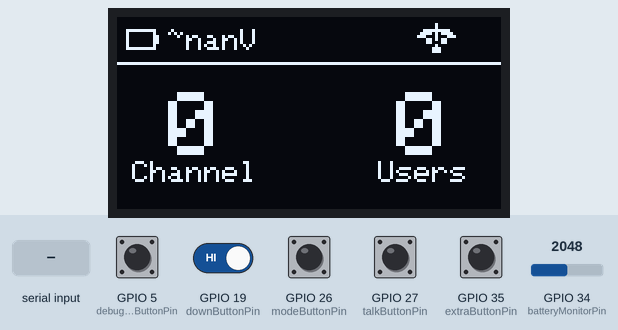
A sketch run on a simulated ESP32. Parts: 128×64 one-colour display. Inputs (shaded band) come from the test bench; at power-on: GPIO 5 (debugPushButtonPin), GPIO 19 (downButtonPin), GPIO 26 (modeButtonPin), GPIO 27 (talkButtonPin), GPIO 35 (extraButtonPin) HIGH, GPIO 34 (batteryMonitorPin) = 2048. I2S audio is not simulated (input reads silence); random numbers use the default seed unless the sketch sets one; EEPROM starts erased; what the sketch prints to the serial monitor is not drawn.

Above: at 1.2 s.
1.3 s: "90,45\n" received over Serial
At 2.5 s:
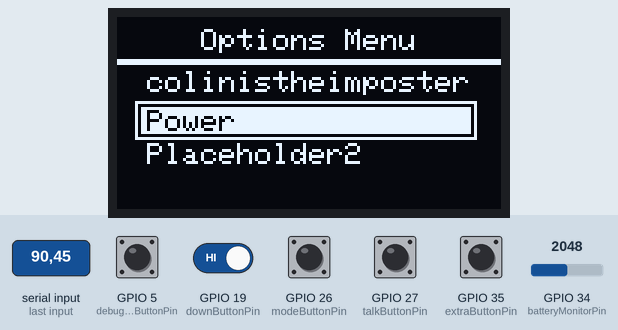
2.8 s: GPIO 5 (debugPushButtonPin) pulled LOW for 0.15 s
At 3.3 s:
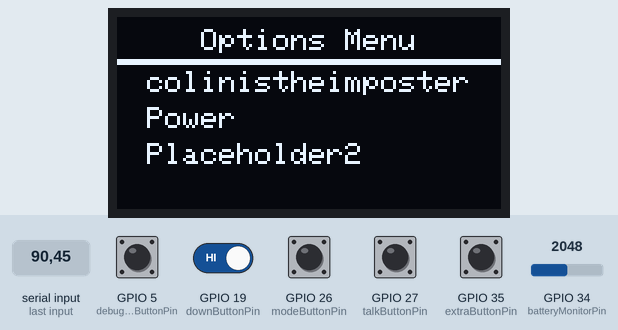
6.5 s: GPIO 5 (debugPushButtonPin) driven LOW and GPIO 19 (downButtonPin) driven LOW
At 6.9 s:
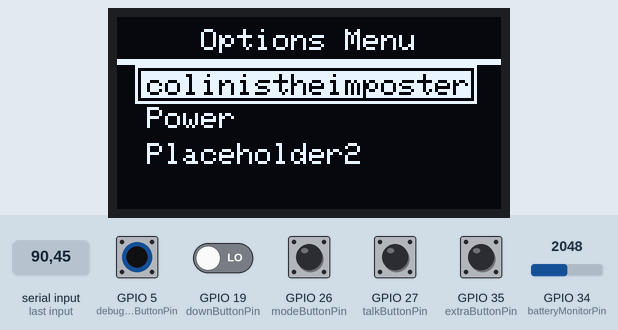
8.0 s: GPIO 5 (debugPushButtonPin) driven HIGH
At 9.7 s:
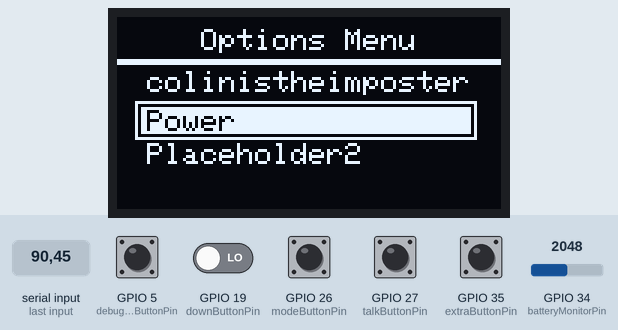
10.0 s: GPIO 5 (debugPushButtonPin) driven LOW
At 10.8 s:
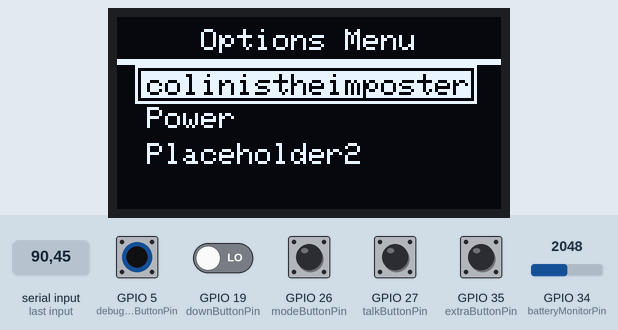
Timing chart, 0 to 12.5 s (numbered marks = the images above; inputs shaded):
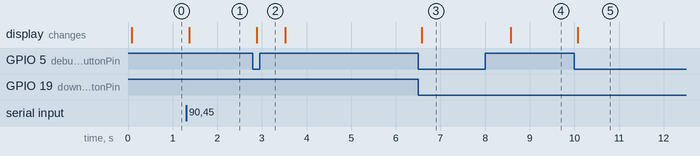

Measured:
- after the input at 1.3 s, the display: changes after 0.07 s (image 1)
- after the input at 2.8 s, the display: changes after 0.09 s (image 2)
- after the input at 6.5 s, the display: changes after 0.08 s (image 3)
- after the input at 8.0 s, the display: changes after 0.58 s (image 4)
- after the input at 10.0 s, the display: changes after 0.08 s (image 5)

The sketch:

MainLoop.ino
```cpp
#include "UpdateDisplay.h"
#include "ExternalIO.h"
#include "P2PConnect.h"
#include "I2S-Audio.h"
#include "configurator.h"

unsigned long previousBatteryMillis = 0;

void setup() {
  Serial.begin(115200);

  initializeConfigurator();
  //initializes configurator

  //Specific Init Order DO NOT CHANGE!
  //Initialize P2P
  P2PInitialize();

  //Initialize Display
  displayInitialize();

  //Get first battery voltage
  batteryIndicatorValues();

  //Initialize inputs
  inputsInitialize();

  //Initialize I2S
  i2s_init();

  //Start multicore I2S
  i2s_startTask();
}

void loop() {
  //Update millis
  unsigned long currentMillis = millis();

  getP2PMillis(currentMillis);

  getDisplayMillis(currentMillis);

  //Update display
  displayUpdate();

  //Update IO Values
  ioUpdate();

  //Broadcast demo
  //broadcast("AMONGUS");

  //Audio broadcast
  audioBroadcast();

  //Pass battery value to display every 10s
  if (currentMillis - previousBatteryMillis >= 10000) {
    previousBatteryMillis = currentMillis;
    batteryIndicatorValues();
  }

  compareActiveRollingArray();

  configurator();
}
```

ExternalIO.cpp
```cpp
//This file is namely for external inputs like buttons NOT I2S devices like the mic and speaker
#include "ExternalIO.h"


//Pin declare
byte batteryMonitorPin = 34;
byte debugPushButtonPin = 5;
byte upButtonPin = 5;
byte downButtonPin = 19;
byte modeButtonPin = 26;
byte talkButtonPin = 27;
byte extraButtonPin = 35;

//Initialize structure
interfaceButtons buttons[5];

//timing
const int longPressThreshhold = 250;  //ms
int prevMillisUp = 0;
int prevMillisDown = 0;

//states
bool isUpButtonPushed = false;
bool isDownButtonPushed = false;

void inputsInitialize() {
  pinMode(batteryMonitorPin, ANALOG);
  pinMode(debugPushButtonPin, INPUT_PULLUP);
  pinMode(upButtonPin, INPUT_PULLUP);
  pinMode(downButtonPin, INPUT_PULLUP);
  pinMode(modeButtonPin, INPUT_PULLUP);
  pinMode(talkButtonPin, INPUT_PULLUP);
  pinMode(extraButtonPin, INPUT_PULLUP);

  //Button pin declare for struct
  /*  0: up = 5
      1: down = 19
      2: mode = 26
      3: talk = 27
      4: extra = 35
  */
  buttons[0].buttonPin = 5;
  buttons[1].buttonPin = 19;
  buttons[2].buttonPin = 26;
  buttons[3].buttonPin = 27;
  buttons[4].buttonPin = 35;
}

unsigned short int pollBattery() {
  unsigned short int batteryLevelRaw;
  batteryLevelRaw = analogRead(batteryMonitorPin);

  return batteryLevelRaw;
}

void pushButtonState() {
  unsigned long pressDuration = 0;

  for (int i = 0; i <= 4; i++) {
    // 0 is unpressed, 1 is pressed
    buttons[i].currentState = digitalRead(buttons[i].buttonPin);
    if (buttons[i].previousState == LOW && buttons[i].currentState == HIGH) {  //Button pressed
      buttons[i].timePressed = millis();  //Log pressed time
      buttons[i].samePress = true;

    } else if (buttons[i].previousState == HIGH && buttons[i].currentState == LOW) {  //Button released
      buttons[i].timeReleased = millis();                                             //Log released time
      buttons[i].samePress = false;

      pressDuration = buttons[i].timeReleased - buttons[i].timePressed;  //Pressed duration is these times subtracted

      if (pressDuration <= SHORT_PRESS_TIME) {
        buttons[i].pressStatus = "SHORT";
        //Serial.printf("[UPDATE] Updated button %d press status to SHORT", i);
      }

    } else if (buttons[i].previousState == HIGH && buttons[i].currentState == HIGH) {

      if (millis() - buttons[i].timePressed >= SHORT_PRESS_TIME) {
        buttons[i].pressStatus = "LONG";
      }

    } else {
      //If function hasn't initialized
      buttons[i].samePress = false;
      buttons[i].pressStatus = NULL;
      buttons[i].previousState = LOW;
    }
    buttons[i].previousState = buttons[i].currentState;
  }
}

bool rawPushButton() {
  return digitalRead(debugPushButtonPin);
}

void ioUpdate() {
  pushButtonState();
}
```

ExternalIO.h
```cpp
//ExternalIO Declarations
#ifndef _EXTERNAL_IO_H_
#define _EXTERNAL_IO_H_
#include <Arduino.h>
#include <driver/adc.h>

typedef struct {
  //Pin Declares
  byte buttonPin;

  //Press statuses
  char* pressStatus;
  bool samePress;

  //Button States
  int previousState;
  int currentState;

  //Time stamps
  unsigned long timePressed;
  unsigned long timeReleased;
} interfaceButtons;

extern interfaceButtons buttons[5];

#define SHORT_PRESS_TIME 500 // 500ms

void inputsInitialize();
//Initializes pins and pinmode

unsigned short int pollBattery();
//Polls the battery values for the display

void pushButtonState();
//Gives either "SHORT" or "LONG" depending on button press length

bool rawPushButton();
//Get raw state of pushbutton

void ioUpdate();
//Loop in mainloop to update IO

#endif
```

I2S-Audio.cpp
```cpp
#include "freertos/portmacro.h"
#include "driver/i2s.h"
//Reference: https://dronebotworkshop.com/esp32-i2s/
//This file is for the handling of I2S Audio ONLY
//ARDUINO AND EVENTS MUST RUN ON CORE 1
#include "P2PConnect.h"
#include "I2S-Audio.h"
#include "ExternalIO.h"
#include <Arduino.h>

//Mic Definitions
#define I2S_MIC_WS 25
#define I2S_MIC_SD 33
#define I2S_MIC_SCK 32

//Speaker Definitions
#define I2S_SPEAKER_DOUT 14

//Use I2S Processor 0
#define I2S_PORT I2S_NUM_0
#define bufferLength 128
int8_t outgoingBuffer[128];

//Start multicore
TaskHandle_t I2SHandler;

void i2s_install() {
    //Set up I2S Processor configuration
    const i2s_config_t i2s_config = {
        .mode = i2s_mode_t(I2S_MODE_MASTER | I2S_MODE_RX | I2S_MODE_TX),
        .sample_rate = 48000,
        .bits_per_sample = i2s_bits_per_sample_t(16),
        .channel_format = I2S_CHANNEL_FMT_ONLY_RIGHT,
        .communication_format = i2s_comm_format_t(I2S_COMM_FORMAT_STAND_I2S),
        .intr_alloc_flags = 0,
        .dma_buf_count = 4,
        .dma_buf_len = bufferLength,
        .use_apll = false,
        .tx_desc_auto_clear = false,
        .fixed_mclk = 0
    };

    i2s_driver_install(I2S_PORT, &i2s_config, 0, NULL);
}

void i2s_setpin() {
  // Set I2S pin configuration
  const i2s_pin_config_t pin_config = {
    .bck_io_num = I2S_MIC_SCK,
    .ws_io_num = I2S_MIC_WS,
    .data_out_num = I2S_SPEAKER_DOUT,
    .data_in_num = I2S_MIC_SD
  };

  i2s_set_pin(I2S_PORT, &pin_config);
}

void i2s_init() {
    i2s_install();
    i2s_setpin();
    i2s_start(I2S_PORT);
}

void I2SHandlerSRC(void*pvParameters) {
  Serial.print("I2S running on core: ");
  Serial.println(xPortGetCoreID());
  //Loop audio process
  for(;;) {
    size_t bytesIn = 0;
    // Buffer received from peer
    if (bufferReceived) {
      i2s_write(I2S_PORT, &incomingBuffer, incomingBufferLength, &bytesIn, portMAX_DELAY);
    }

    // Only Read if talk button is pressed
    // Get I2S data and place in data buffer
    else if (buttons[3].currentState == HIGH) {
      esp_err_t readResult = i2s_read(I2S_PORT, &outgoingBuffer, bufferLength, &bytesIn, portMAX_DELAY);
      if (readResult == ESP_OK) {
        // Extra Button
        if (buttons[4].currentState == HIGH){
          // Speaker Passthrough Debug
          i2s_write(I2S_PORT, &outgoingBuffer, bufferLength, &bytesIn, portMAX_DELAY);
        }

        else {
          //Silence the TX buffer
           i2s_zero_dma_buffer(I2S_PORT);
        }
      }
    }

    else {
        //Silence I2S when nothing is transmitting
        i2s_zero_dma_buffer(I2S_PORT);
    }
    //Stop watchdog timer
    vTaskDelay(1);
  }
}

void i2s_startTask() {
    xTaskCreatePinnedToCore(
        I2SHandlerSRC,
        "I2SHandler",
        10000,
        NULL,
        1,
        &I2SHandler,
        0);
}
```

I2S-Audio.h
```cpp
#ifndef I2S_AUDIO_H
#define I2S_AUDIO_H
#include <Arduino.h>
#include <driver/i2s.h>

extern int8_t outgoingBuffer[128];

void i2s_install();
//Starts I2S Driver

void i2s_setpin();
//Sets I2S Pin

void i2s_init();
//Init I2S

void I2SHandlerSRC(void*pvParameters);
//Source code for task to run

void i2s_startTask();
//Start multicore task

#endif
```

P2PConnect.cpp
```cpp
//This file is for ESP peer to peer communication using ESP-NOW
#include "P2PConnect.h"
#include "I2S-Audio.h"
#include "ExternalIO.h"

//GLOBALS
bool bufferReceived;
int8_t incomingBuffer[128];
int incomingBufferLength;

const byte timeoutTime = 1;
unsigned long previousCompareMillis = 0;
unsigned long currentCompareMillis;
char activeMacAddressArray[ESP_MAX_P2P][MAC_ADDRESS_STRING_SIZE] = {0};
char rollingMacAddressArray[ESP_MAX_P2P][MAC_ADDRESS_STRING_SIZE] = {0};
int userCountP2P = 0;

void dumpArray(char arrayIn[ESP_MAX_P2P][MAC_ADDRESS_STRING_SIZE]){
  int numberOfSlotsUsed = countUsers();
  Serial.println("=========ARRAYDUMP=========");
  Serial.printf("Numbers of slots used %d\n", numberOfSlotsUsed);
  Serial.printf("Numbers of slots free %d\n", ESP_MAX_P2P - numberOfSlotsUsed);
  Serial.printf("Numbers of slots available %d\n", ESP_MAX_P2P);
  //Serial.println(arrayIn[0]);
  for (int i = 0; i < ESP_MAX_P2P_ARR; i++){
    //Serial.println(i);
    //Serial.println(arrayIn[i]);
    if(isSlotEmpty(arrayIn[i])){
      Serial.printf("Slot[%d]=Emtpy\n", i);
    } else {
      Serial.printf("Slot[%d]=%s\n", i, arrayIn[i]);
    }
  }
}

int countUsedSlots(char arrayIn[ESP_MAX_P2P][MAC_ADDRESS_STRING_SIZE]){
  int numberOfSlotsUsed = 0;
  for (int i = 0; i < ESP_MAX_P2P_ARR; i++) {
    if(!isSlotEmpty(arrayIn[i])){
      numberOfSlotsUsed++;
    }
  }
  return numberOfSlotsUsed;
}

void clearSlot(char* slot){
  memset(slot, 0, MAC_ADDRESS_STRING_SIZE);
}

bool isSlotEmpty(char *slot){
  if (slot[0] == 0){
    return true;
  }
  return false;
}

void getP2PMillis(unsigned long masterMillis) {
  currentCompareMillis = masterMillis;
}

bool isAddressInArray(char arrayIn[ESP_MAX_P2P][MAC_ADDRESS_STRING_SIZE], char *strIn) {
  bool isInArray = false;

  for (int i = 0; i < ESP_MAX_P2P_ARR; i++) {
    if (strcmp(arrayIn[i], strIn)==0) {
      isInArray = true;
      break;
    }
  }
  return isInArray;
}

int findEmptySlot(char arrayIn[ESP_MAX_P2P][MAC_ADDRESS_STRING_SIZE]) {
  //\dumpArray(arrayIn);
  for (int i = 0; i < ESP_MAX_P2P_ARR; i++) {
    if (arrayIn[i][0] == 0) {
      return i;
    }
  }
  return -1;
}

void clearArray(char arrayIn[ESP_MAX_P2P][MAC_ADDRESS_STRING_SIZE]) {
  for (int i = 0; i < ESP_MAX_P2P_ARR; i++) {
    clearSlot(arrayIn[i]);
  }
}

void updateActiveRollingArray(char *macAddrIn) {
  //Update rolling first, then active
  int rollingEmpty;
  int activeEmpty;

  if (isAddressInArray(rollingMacAddressArray, macAddrIn) == false) {
    rollingEmpty = findEmptySlot(rollingMacAddressArray);
    if (rollingEmpty != -1) {
      strcpy(rollingMacAddressArray[rollingEmpty], macAddrIn);
    } else {
      Serial.println("ERROR: Didnt fine empty slot in rollingMacAddress array");
    }
  }

  if (isAddressInArray(activeMacAddressArray, macAddrIn) == false) {
    activeEmpty = findEmptySlot(activeMacAddressArray);
    if (activeEmpty != -1) {
      Serial.printf("Added peer (mac=%s) to active list\n", macAddrIn);
      strcpy(activeMacAddressArray[activeEmpty], macAddrIn);
    } else {
      Serial.println("ERROR: Didnt fine empty slot in activeMacAddress array");
    }
  }
}

void compareActiveRollingArray() {
  if ((currentCompareMillis - previousCompareMillis) >= (timeoutTime * 1000)) {
    //\\dumpArray(activeMacAddressArray);
    //\\dumpArray(rollingMacAddressArray);
    previousCompareMillis = currentCompareMillis;
    for (int i = 0; i < ESP_MAX_P2P_ARR; i++) {
      bool inRolling = false;
      for (int j = 0; j < ESP_MAX_P2P_ARR; j++) {
        if (strcmp(activeMacAddressArray[i], rollingMacAddressArray[j])==0) {
          inRolling = true;
          break;
        }
      }

      if (inRolling == false) {
        Serial.printf("Removed peer (mac=%s) from active list\n", activeMacAddressArray[i]);
        clearSlot(activeMacAddressArray[i]);
      }
    }
    //dumpArray(rollingMacAddressArray);
    clearArray(rollingMacAddressArray);
    userCountP2P = countUsers();
  }
}

int countUsers() {
  int count = 0;

  for (int i = 0; i < ESP_MAX_P2P_ARR; i++) {
    if (!isSlotEmpty(activeMacAddressArray[i])) {
      count++;
    }
  }
  return count;
}

void formatMacAddress(const uint8_t *macAddr, char *buffer, int maxLength)
//Formats MAC Address into string
{
  snprintf(buffer, maxLength, "%02x:%02x:%02x:%02x:%02x:%02x", macAddr[0], macAddr[1], macAddr[2], macAddr[3], macAddr[4], macAddr[5]);
}

void receiveCallback(const uint8_t *macAddr, const uint8_t *incomingBufferData, int bufferLength)
//Called when data is received
{
  //Format the MAC address
  char macStr[18];
  formatMacAddress(macAddr, macStr, 18);

  //Update known macs
  updateActiveRollingArray(macStr);

  // Don't recieve if talk button is pressed
  if (!buttons[3].currentState == HIGH) {
      // Copy incoming data into the incoming buffer
      memcpy(&incomingBuffer, incomingBufferData, bufferLength);
      // Notify I2S process
      bufferReceived = true;
      // Update global
      incomingBufferLength = bufferLength;
  }
  bufferReceived = false;
}

void sentCallback(const uint8_t *macAddr, esp_now_send_status_t deliveryStatus)
//Called when data is sent
{
  char macStr[18];
  formatMacAddress(macAddr, macStr, 18);
  /*
  Serial.print("Last Packet Sent to: ");
  Serial.println(macStr);
  Serial.print("Last Packet Send Status: ");
  Serial.println(deliveryStatus == ESP_NOW_SEND_SUCCESS ? "Delivery Success" : "Delivery Fail");
  */
}

void P2PInitialize() {
  //Start ESP in station mode
  WiFi.mode(WIFI_STA);
  Serial.print("MAC: ");
  Serial.print(WiFi.macAddress());

  //Disconnect from wifi and initialize ESP-NOW
  WiFi.disconnect();
  esp_err_t initResult = esp_now_init();
  if (initResult == ESP_OK) {
    Serial.println("ESP-NOW Initialized");

    //Define callback functions
    esp_now_register_recv_cb(receiveCallback);
    esp_now_register_send_cb(sentCallback);

  } else {
    Serial.print("Initialize Failed: ");
    Serial.print(initResult);
    //Try again if initialize failed
    ESP.restart();
  }
}

void audioBroadcast() {
  //Broadcast to every device in range (reserved multicast)
  uint8_t broadcastAddress[] = { 0xFF, 0xFF, 0xFF, 0xFF, 0xFF, 0xFF };
  //Setup peer info struct
  esp_now_peer_info peerInfo = {};
  //The address of peerInfo.peer_addr is set to the value of broadcastAddress, which has 6 bits
  memcpy(&peerInfo.peer_addr, broadcastAddress, 6);

  //Add every MAC as a peer, if it hasn't been done already
  if (!esp_now_is_peer_exist(broadcastAddress)) {
    esp_now_add_peer(&peerInfo);
  }

  // Only send if talk button is pressed
  if (buttons[3].currentState == HIGH) {
    //Send data to every connected peer (FF:FF:FF:FF:FF:FF)
    esp_err_t sendResult = esp_now_send(broadcastAddress, (const uint8_t *)outgoingBuffer, sizeof(outgoingBuffer));
  }
}
```

P2PConnect.h
```cpp
#ifndef _P2P_CONNECT_H_
#define _P2P_CONNECT_H_
#define ESP_MAX_P2P 20
// 20 - 1 user for array usage
#define ESP_MAX_P2P_ARR 19
#include <Arduino.h>

#include "WiFi.h"
#include "esp_now.h"

//External global
extern int userCountP2P;
extern int8_t incomingBuffer[128];
extern int incomingBufferLength;
extern bool bufferReceived;

#define MAC_ADDRESS_STRING_SIZE 18

int countUsedSlots(char arrayIn[ESP_MAX_P2P][MAC_ADDRESS_STRING_SIZE]);

bool isSlotEmpty(char *slot);

void getP2PMillis(unsigned long masterMillis);
//Gets millis from main

bool isAddressInArray(char **arrayIn, char *strIn);
//Checks if incoming mac address is contained in incoming array

int findEmptySlot(char **arrayIn);
//Finds an empty slot in an incoming array

void clearArray(char **arrayIn);
//Clears the incoming array

void updateActiveRollingArray(char *macAddrIn);
//Updates the active and rolling arrays with the incoming mac

void compareActiveRollingArray();
//Compares the active and rolling arrays to drop macs if necessary

int countUsers();
//Counts the amount of users peered (exclusive)

void formatMacAddress(const uint8_t *macAddr, char *buffer, int maxLength);
//Formats the incoming mac address

void sentCallback(const uint8_t *macAddr, esp_now_send_status_t deliveryStatus);
//Called when data is sent

void receiveCallback(const uint8_t *macAddr, const uint8_t *data, int dataLen);
//Called when data is received

void P2PInitialize();
//Initialize the P2P functionality

void audioBroadcast();
//Broadcast I2S Buffer

#endif
```

UpdateDisplay.h
```cpp
//This file is for display drawing and screen updating only
//Used to generate bitmaps: https://javl.github.io/image2cpp/
#ifndef _UPDATE_DISPLAY_H_
#define _UPDATE_DISPLAY_H_

//Display Definitions
#include <Wire.h>
#include <Adafruit_SSD1306.h>
#include <Adafruit_GFX.h>
#include <Arduino.h>
#include "string"
#include "vector"

#define OLED_WIDTH 128
#define OLED_HEIGHT 64

#define OLED_ADDR 0x3C

void displayInitialize();
//Initialize display variables and library

void getDisplayMillis(unsigned long masterMillis);
//Get millis from main

void drawText(bool isCenter, int cursX, int cursY, int textSize, char* message, char* color);
//Function to accelerate drawing text

void backdrop(const int mode);
//Display frame type

void batteryIndicatorValues();
//Voltage calculations for displaying battery status

void batteryWarnToggle();
//Warns when the battery is below a threshold voltage

void batteryIndicatorDraw(const int colour);
//Draws the battery indicator

void modeConnectionStatus(char *mode, bool isConnected, int posX, int posY);
//Sets and draws the connection status of the ESP

void drawIntWithSubheading(bool isConnected, int posX, int posY, int value, char *subHeadint);
//???

void lowerScreenMain(int channelCountValue, int userCountValue);
//Draws channel and usercount

void nodeAnimation(int clientsConnected, bool isMaster);
//WIP

void renderMenu(std::vector<std::string>& menuArray,int sizeofArray, int position, int vertStep, int textSize);
//WIP

void displayUpdate();
//Update display with drawn objects

void channelCounter();
//changes the channel

void promptBool(bool* varIn, char header);
//prompts user ofr settting a bool (config)

void promptInt(int* varIn, char header, int min, int max);
//prompts user for setting an int value (config)
#endif
```

Source omitted: Sprites.h (data table, 10391 bytes), UpdateDisplay.cpp (12397 bytes), configurator.cpp (2438 bytes), configurator.h (587 bytes)
